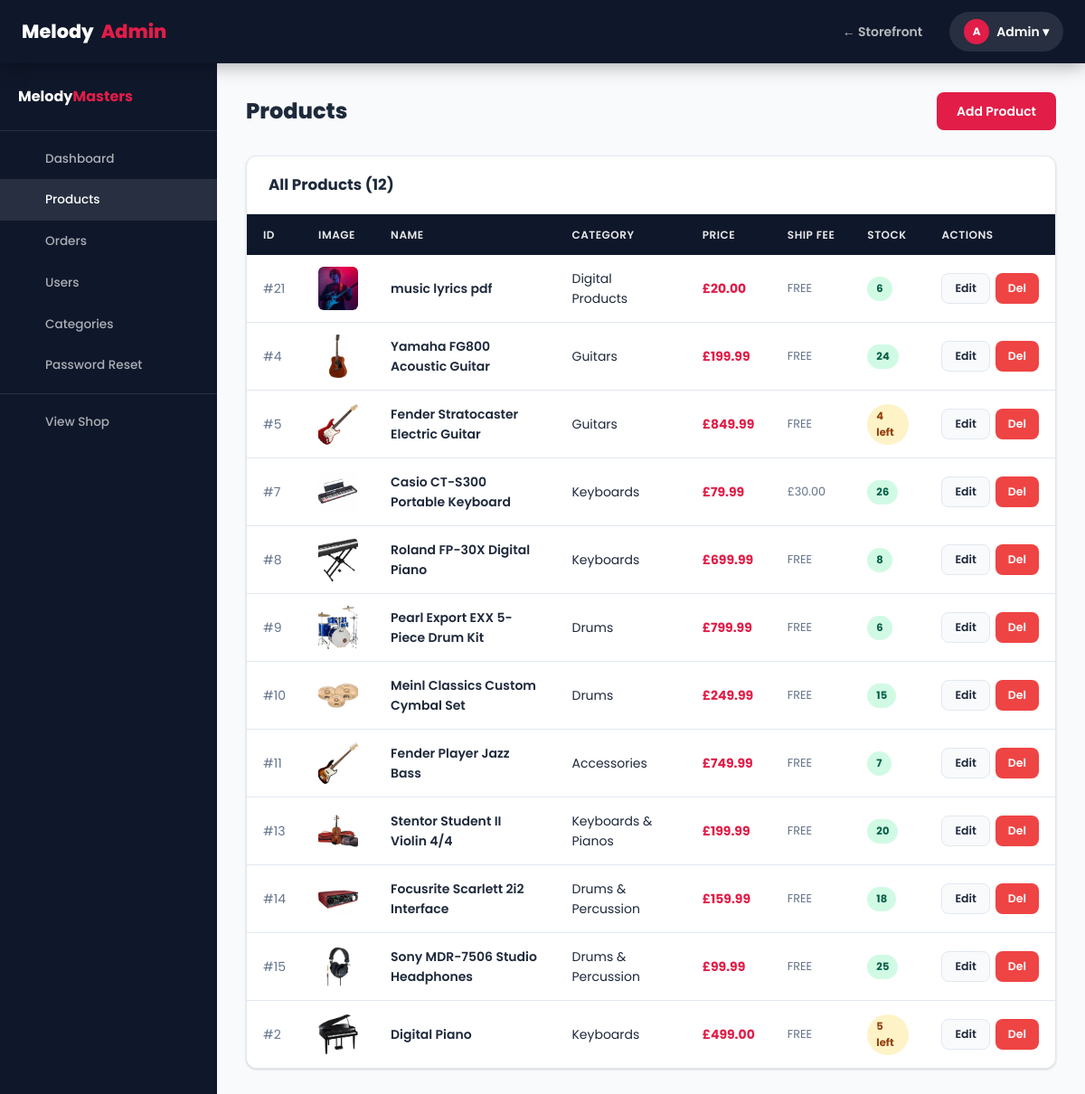
/admin/manage_products.php (signed in), run on the app's committed database.
### tables this page shows
CREATE TABLE `products` (
  `id` int(11) NOT NULL,
  `category_id` int(11) DEFAULT NULL,
  `name` varchar(150) NOT NULL,
  `description` text DEFAULT NULL,
  `price` decimal(10,2) NOT NULL,
  `shipping_cost` decimal(10,2) DEFAULT 0.00,
  `stock` int(11) DEFAULT 0,
  `image` varchar(255) DEFAULT NULL,
  `created_at` timestamp NOT NULL DEFAULT current_timestamp(),
  `product_type` enum('physical','digital') NOT NULL DEFAULT 'physical',
  `digital_file` varchar(255) DEFAULT NULL
);

CREATE TABLE `categories` (
  `id` int(11) NOT NULL,
  `name` varchar(100) NOT NULL
);

### includes/functions.php (called while the page is built, shortened)
<?php
function sanitize(string $data): string {
    return htmlspecialchars(strip_tags(trim($data)), ENT_QUOTES, 'UTF-8');
}
function formatPrice(float $price): string {
    return '£' . number_format($price, 2);
}

### admin/manage_products.php (the view, shortened to what this page needs)
<?php
require_once '../includes/functions.php';
$products = $conn->query(
    "SELECT p.*, c.name AS cat_name FROM products p
     LEFT JOIN categories c ON c.id=p.category_id
     ORDER BY p.created_at DESC"
);
require_once 'includes/admin_header.php';
?>
<div class="admin-header-bar">
  <h1 class="admin-title"> Products</h1>
  <a href="<?php echo BASE_URL; ?>/admin/manage_products.php?action=add"
     class="btn btn-primary"> Add Product</a>
</div>
<div class="card">
  <div class="card-header">
    <span class="card-title">All Products (<?php echo $products->num_rows; ?>)</span>
  </div>
  <div class="table-wrap" style="box-shadow:none;border-radius:0;">
    <table>
      <thead>
        <tr>
          <th>ID</th><th>Image</th><th>Name</th><th>Category</th>
          <th>Price</th><th>Ship Fee</th><th>Stock</th><th>Actions</th>
        </tr>
      </thead>
      <tbody>
        <?php while ($p = $products->fetch_assoc()): ?>
          <tr>
            <td style="color:var(--muted);">#<?php echo $p['id']; ?></td>
            <td>
              <?php if ($p['image'] && file_exists(UPLOAD_DIR . $p['image'])): ?>
                <img src="<?php echo UPLOAD_URL . htmlspecialchars($p['image']); ?>"
                     style="width:48px;height:48px;object-fit:cover;border-radius:6px;">
              <?php else: ?>
                <span style="font-size:1.8rem;">🎵</span>
              <?php endif; ?>
            </td>
            <td>
              <a href="<?php echo BASE_URL; ?>/product.php?id=<?php echo $p['id']; ?>"
                 target="_blank" style="font-weight:600;"><?php echo sanitize($p['name']); ?></a>
            </td>
            <td><?php echo sanitize($p['cat_name'] ?? '—'); ?></td>
            <td style="font-weight:700;color:var(--accent);"><?php echo formatPrice($p['price']); ?></td>
            <td style="font-size:.8rem;color:var(--muted);"><?php echo $p['shipping_cost'] > 0 ? formatPrice($p['shipping_cost']) : 'FREE'; ?></td>
            <td>
              <?php if ($p['stock'] == 0): ?>
                <span class="badge badge-cancelled">Out of Stock</span>
              <?php elseif ($p['stock'] <= 5): ?>
                <span class="badge badge-pending"><?php echo $p['stock']; ?> left</span>
              <?php else: ?>
                <span class="badge badge-paid"><?php echo $p['stock']; ?></span>
              <?php endif; ?>
            </td>
            <td>
              <div style="display:flex;gap:6px;">
                <a href="?action=edit&id=<?php echo $p['id']; ?>" class="btn btn-ghost btn-sm"> Edit</a>
                <a href="?action=delete&id=<?php echo $p['id']; ?>"
                   class="btn btn-danger btn-sm"
                   onclick="return confirm('Delete this product? This cannot be undone.')"> Del</a>
              </div>
            </td>
          </tr>
        <?php endwhile; ?>
      </tbody>
    </table>
  </div>
</div>
<?php require_once 'includes/admin_footer.php'; ?>

### assets/css/style.css (style rules this page uses)
:root { --primary: #0f172a; --primary-light: #1e293b; --accent: #e11d48; --accent-dark: #be123c; --accent-light: #fef2f2; --bg: #f8fafc; --white: #ffffff; --text: #1e293b; --muted: #64748b; --border: #e2e8f0; --success: #10b981; --success-bg: #ecfdf5; --warning: #f59e0b; --warning-bg: #fffbeb; --danger: #ef4444; --danger-bg: #fef2f2; --info: #3b82f6; --info-bg: #eff6ff; --shadow: 0 1px 3px rgba(0,0,0,.10), 0 1px 2px rgba(0,0,0,.06); --shadow-md: 0 4px 12px rgba(0,0,0,.10); --shadow-lg: 0 10px 30px rgba(0,0,0,.12); --shadow-xl: 0 20px 50px rgba(0,0,0,.15); --radius: 12px; --radius-sm: 8px; --radius-lg: 20px; --radius-full: 9999px; --transition: all .22s ease; --nav-h: 70px; }
*, *::before, *::after { margin:0; padding:0; box-sizing:border-box; }
html { scroll-behavior:smooth; }
body { font-family:'Poppins',sans-serif; background:var(--bg); color:var(--text); line-height:1.6; min-height:100vh; display:flex; flex-direction:column; }
a { text-decoration:none; color:inherit; }
img { max-width:100%; display:block; }
.btn { display:inline-flex; align-items:center; justify-content:center; gap:8px; padding:10px 22px; border-radius:var(--radius-sm); font-size:.875rem; font-weight:600; cursor:pointer; transition:var(--transition); border:none; white-space:nowrap; text-decoration:none; }
.btn-primary { background:var(--accent); color:#fff; }
.btn-ghost { background:var(--bg); color:var(--text); border:1px solid var(--border); }
.btn-danger { background:var(--danger); color:#fff; }
.btn-sm { padding:6px 14px; font-size:.78rem; }
.card { background:#fff; border-radius:var(--radius); box-shadow:var(--shadow); border:1px solid var(--border); overflow:hidden; }
.card-header { padding:18px 24px; border-bottom:1px solid var(--border); display:flex; align-items:center; justify-content:space-between; }
.card-title { font-size:1.05rem; font-weight:700; }
.table-wrap { overflow-x:auto; border-radius:var(--radius); box-shadow:var(--shadow); }
table { width:100%; border-collapse:collapse; background:#fff; }
thead th { background:var(--primary); color:rgba(255,255,255,.9); font-size:.75rem; font-weight:600; text-transform:uppercase; letter-spacing:.5px; padding:13px 18px; text-align:left; white-space:nowrap; }
tbody tr { border-bottom:1px solid var(--border); transition:var(--transition); }
tbody tr:last-child { border-bottom:none; }
tbody td { padding:13px 18px; font-size:.875rem; vertical-align:middle; }
.badge { display:inline-flex; align-items:center; padding:4px 10px; border-radius:var(--radius-full); font-size:.72rem; font-weight:700; }
.badge-pending { background:#fef3c7; color:#92400e; }
.badge-paid { background:#d1fae5; color:#065f46; }
.admin-header-bar { display:flex; align-items:center; justify-content:space-between; margin-bottom:28px; flex-wrap:wrap; gap:12px; }
.admin-title { font-size:1.5rem; font-weight:800; }

### data on the page
products: id "21", image (picture), name "music lyrics pdf", category.name "Digital Products", price "£20.00", shipping_cost "FREE", stock "6"
products: id "4", image (picture), name "Yamaha FG800 Acoustic Guitar", category.name "Guitars", price "£199.99", shipping_cost "FREE", stock "24"
products: id "5", image (picture), name "Fender Stratocaster Electric Guitar", category.name "Guitars", price "£849.99", shipping_cost "FREE", stock "4"
products: id "7", image (picture), name "Casio CT-S300 Portable Keyboard", category.name "Keyboards", price "£79.99", shipping_cost "£30.00", stock "26"
products: id "8", image (picture), name "Roland FP-30X Digital Piano", category.name "Keyboards", price "£699.99", shipping_cost "FREE", stock "8"
products: id "9", image (picture), name "Pearl Export EXX 5-Piece Drum Kit", category.name "Drums", price "£799.99", shipping_cost "FREE", stock "6"
products: id "10", image (picture), name "Meinl Classics Custom Cymbal Set", category.name "Drums", price "£249.99", shipping_cost "FREE", stock "15"
products: id "11", image (picture), name "Fender Player Jazz Bass", category.name "Accessories", price "£749.99", shipping_cost "FREE", stock "7"
products: id "13", image (picture), name "Stentor Student II Violin 4/4", category.name "Keyboards & Pianos", price "£199.99", shipping_cost "FREE", stock "20"
products: id "14", image (picture), name "Focusrite Scarlett 2i2 Interface", category.name "Drums & Percussion", price "£159.99", shipping_cost "FREE", stock "18"
products: id "15", image (picture), name "Sony MDR-7506 Studio Headphones", category.name "Drums & Percussion", price "£99.99", shipping_cost "FREE", stock "25"
products: id "2", image (picture), name "Digital Piano", category.name "Keyboards", price "£499.00", shipping_cost "FREE", stock "5"

### other printed values
substr($_SESSION['user_name'],0,1) "A"
explode(' ',$_SESSION['user_name'])[0] "Admin"
$products->num_rows "12"
